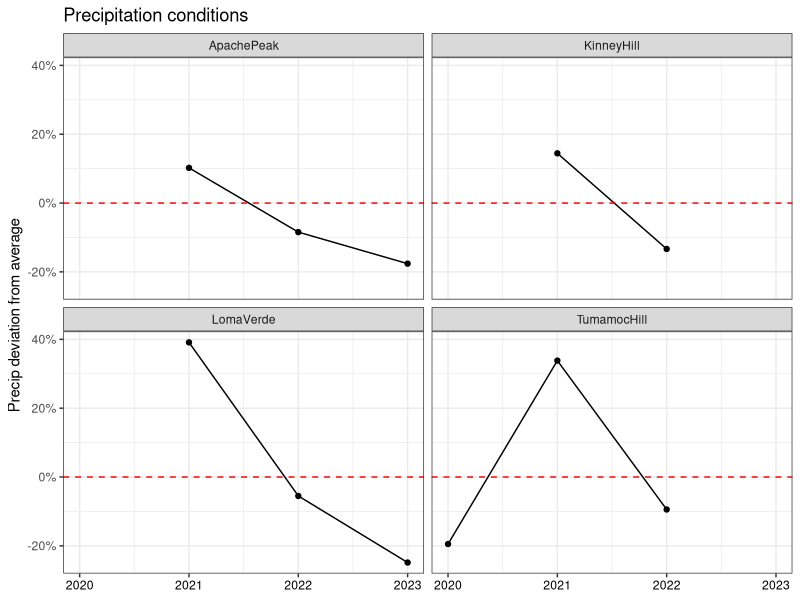
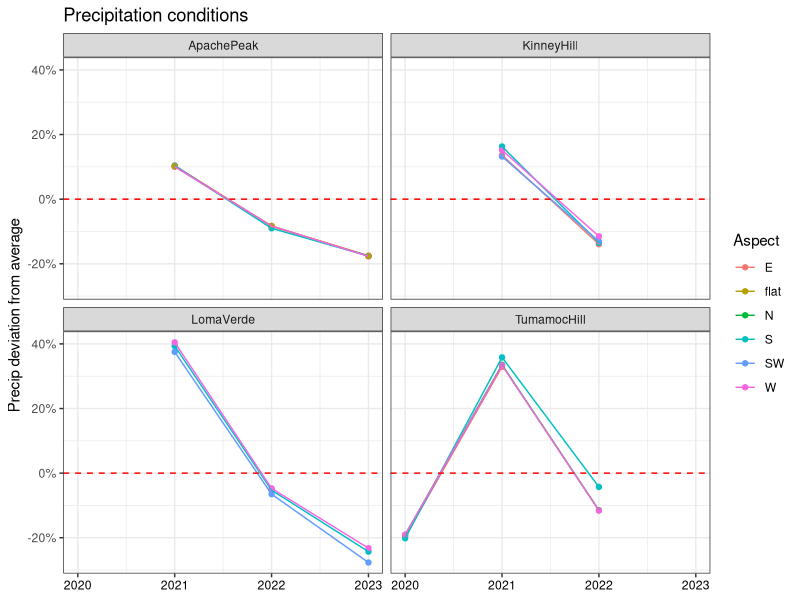
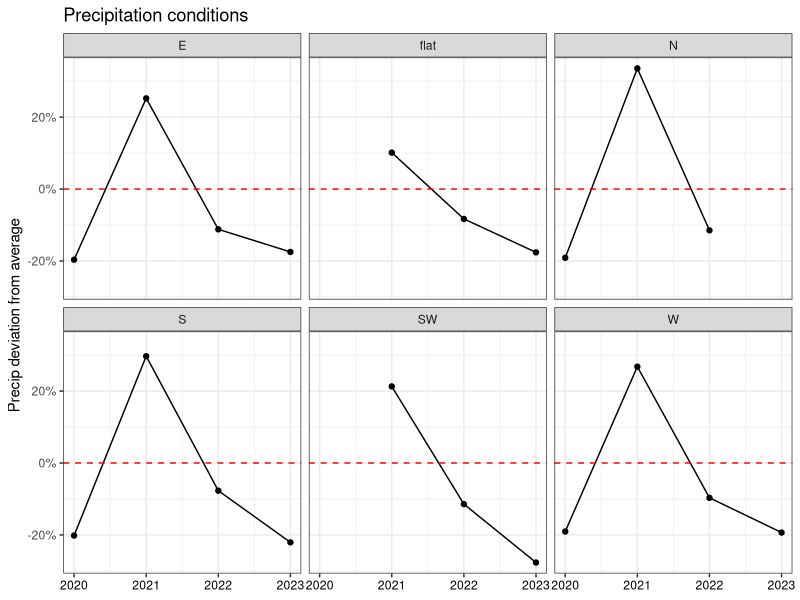
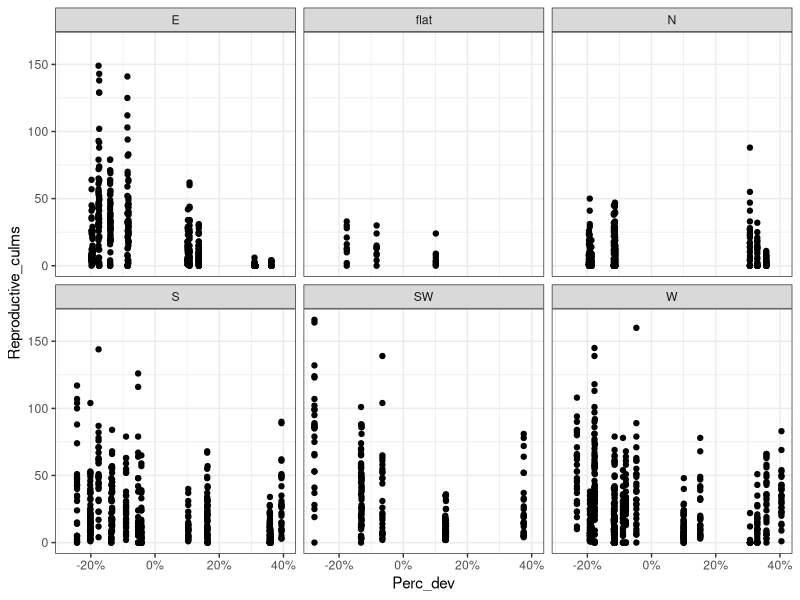
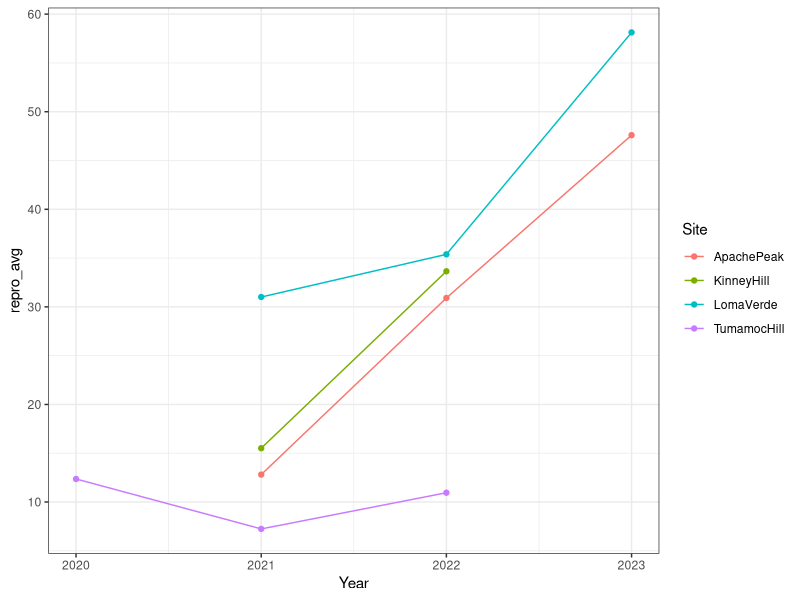
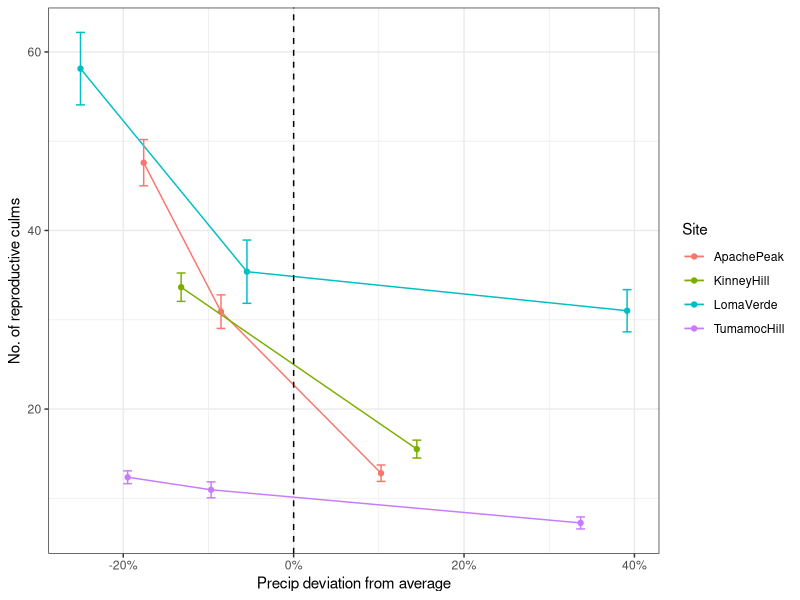
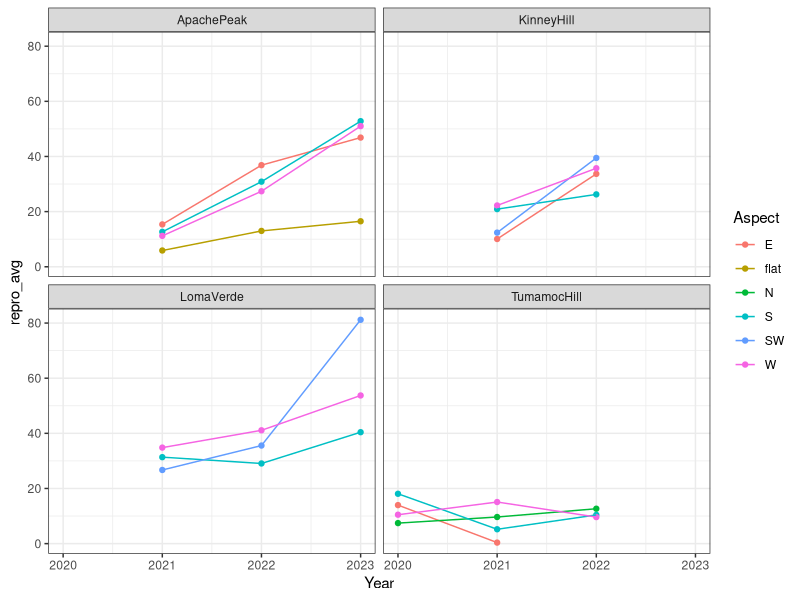
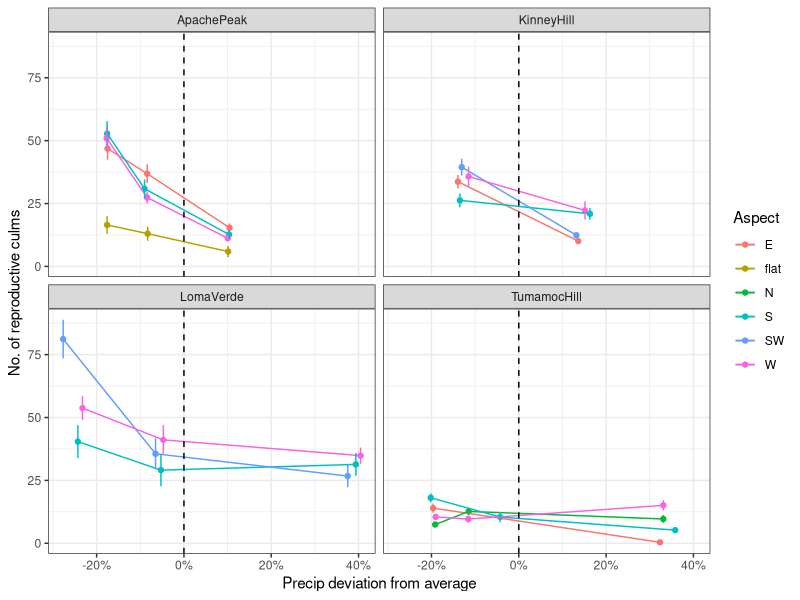

Write R code to recreate these figures, in order. (Note: this script raises an error after producing the figures.)
# Created: 2024-09-23
# Updated: 2025-02-20

# Purpose: Graph culm, cover and density response to precip variation.

# Have to use average precip dev to represent each year, because the actual precip dev
#   is slightly different by sampling date.


library(readxl)
library(tidyverse)
library(scales)

# Load data ---------------------------------------------------------------

dat <- read_csv("data/cleaned/04_demography-data_clean.csv")


# Data wrangling ----------------------------------------------------------

# Create df of average and SE to make line graph for culm count
culm.avg.site <- dat |> 
  group_by(Year, StudyYear, Site) |> 
  summarise(repro_avg = mean(Reproductive_culms),
            repro_se = sd(Reproductive_culms) / sqrt(n()),
            total_avg = mean(Total_Live_Culms),
            total_se = sd(Total_Live_Culms) / sqrt(n()),
            Perc_dev_avg = mean(Perc_dev),
            .groups = "keep")

culm.avg.site.aspect <- dat |> 
  group_by(Year, StudyYear, Site, Aspect) |> 
  summarise(repro_avg = mean(Reproductive_culms),
            repro_se = sd(Reproductive_culms) / sqrt(n()),
            total_avg = mean(Total_Live_Culms),
            total_se = sd(Total_Live_Culms) / sqrt(n()),
            Perc_dev_avg = mean(Perc_dev),
            .groups = "keep")


# Separate out plot-level data
dat.plot <- dat |> 
  select(-Plant_ID, -Vegetative_culms, -Reproductive_culms, -Total_Live_Culms, -Longestleaflength_cm) |> 
  distinct(.keep_all = TRUE)

# Create df of average and SE to make line graph for density & cover
plot.avg.site <- dat.plot |> 
  group_by(Year, StudyYear, Site) |> 
  summarise(bgden_avg = mean(BGDensity),
            bgden_se = sd(BGDensity) / sqrt(n()),
            bgcov_avg = mean(BGCover),
            bgcov_se   = sd(BGCover) / sqrt(n()),
            shrub_avg = mean(ShrubCover),
            shrub_se = sd(ShrubCover) / sqrt(n()),
            forb_avg = mean(ForbCover),
            forb_se = sd(ForbCover) / sqrt(n()),
            ng_avg = mean(NGCover),
            ng_se = sd(NGCover) / sqrt(n()),
            Perc_dev_avg = mean(Perc_dev),
            .groups = "keep")

plot.avg.site.aspect <- dat.plot |> 
  group_by(Year, StudyYear, Site, Aspect) |> 
  summarise(bgden_avg = mean(BGDensity),
            bgden_se = sd(BGDensity) / sqrt(n()),
            bgcov_avg = mean(BGCover),
            bgcov_se   = sd(BGCover) / sqrt(n()),
            shrub_avg = mean(ShrubCover),
            shrub_se = sd(ShrubCover) / sqrt(n()),
            forb_avg = mean(ForbCover),
            forb_se = sd(ForbCover) / sqrt(n()),
            ng_avg = mean(NGCover),
            ng_se = sd(NGCover) / sqrt(n()),
            Perc_dev_avg = mean(Perc_dev),
            .groups = "keep")

plot.avg.aspect <- dat.plot |> 
  group_by(Year, Aspect) |> 
  summarise(bgden_avg = mean(BGDensity),
            bgden_se = sd(BGDensity) / sqrt(n()),
            bgcov_avg = mean(BGCover),
            bgcov_se   = sd(BGCover) / sqrt(n()),
            shrub_avg = mean(ShrubCover),
            shrub_se = sd(ShrubCover) / sqrt(n()),
            forb_avg = mean(ForbCover),
            forb_se = sd(ForbCover) / sqrt(n()),
            ng_avg = mean(NGCover),
            ng_se = sd(NGCover) / sqrt(n()),
            Perc_dev_avg = mean(Perc_dev),
            .groups = "keep")



# Precip deviation --------------------------------------------------------

precip.dev.site <- plot.avg.site |> 
  ggplot(aes(x = Year, y = Perc_dev_avg)) +
  geom_point() +
  geom_line() +
  facet_wrap(~Site) +
  ggtitle("Precipitation conditions") +
  xlab(NULL) +
  ylab("Precip deviation from average") +
  theme_bw() +
  scale_y_continuous(labels = percent) +
  geom_hline(yintercept = 0,
             linetype = "dashed",
             color = "red") +
  theme(axis.text.x = element_text(color = "black"))
precip.dev.site

plot.avg.site.aspect |> 
  ggplot(aes(x = Year, y = Perc_dev_avg, color = Aspect)) +
  geom_point() +
  geom_line() +
  facet_wrap(~Site) +
  ggtitle("Precipitation conditions") +
  xlab(NULL) +
  ylab("Precip deviation from average") +
  theme_bw() +
  scale_y_continuous(labels = percent) +
  geom_hline(yintercept = 0,
             linetype = "dashed",
             color = "red") +
  theme(axis.text.x = element_text(color = "black"))

precip.dev.aspect <- plot.avg.aspect |> 
  ggplot(aes(x = Year, y = Perc_dev_avg)) +
  geom_point() +
  geom_line() +
  facet_wrap(~Aspect) +
  ggtitle("Precipitation conditions") +
  xlab(NULL) +
  ylab("Precip deviation from average") +
  theme_bw() +
  scale_y_continuous(labels = percent) +
  geom_hline(yintercept = 0,
             linetype = "dashed",
             color = "red") +
  theme(axis.text.x = element_text(color = "black"))
precip.dev.aspect




# Reproductive culms ------------------------------------------------------

# By aspect (scatterplot, all obs)
dat |> 
  ggplot(aes(x = Perc_dev, y = Reproductive_culms)) +
  geom_point() +
  scale_x_continuous(labels = scales::percent) +
  facet_wrap(~Aspect) +
  theme_bw()

# By site (line graph)
culm.avg.site |> 
  ggplot(aes(x = Year, y = repro_avg, color = Site)) +
  geom_point() +
  geom_line() +
  theme_bw()
repro.site <- culm.avg.site |> 
  ggplot(aes(x = Perc_dev_avg, y = repro_avg, color = Site)) +
  geom_point() +
  geom_line() +
  geom_errorbar(aes(ymin = repro_avg - repro_se, ymax = repro_avg + repro_se)) +
  geom_vline(xintercept = 0, linetype = "dashed") +
  theme_bw() +
  scale_x_continuous(labels = scales::percent) +
  xlab("Precip deviation from average") +
  ylab("No. of reproductive culms")
repro.site

# By site and aspect (line graph)
culm.avg.site.aspect |> 
  ggplot(aes(x = Year, y = repro_avg, color = Aspect)) +
  geom_point() +
  geom_line() +
  facet_wrap(~Site) +
  theme_bw()
culm.avg.site.aspect |> 
  ggplot(aes(x = Perc_dev_avg, y = repro_avg, color = Aspect)) +
  geom_point() +
  geom_line() +
  geom_errorbar(aes(ymin = repro_avg - repro_se, ymax = repro_avg + repro_se)) +
  geom_vline(xintercept = 0, linetype = "dashed") +
  theme_bw() +
  facet_wrap(~Site) +
  scale_x_continuous(labels = scales::percent) +
  xlab("Precip deviation from average") +
  ylab("No. of reproductive culms")





# Total culms -------------------------------------------------------------

# By aspect (scatterplot, all obs)
dat |> 
  ggplot(aes(x = Perc_dev, y = Total_Live_Culms)) +
  geom_point() +
  scale_x_continuous(labels = scales::percent) +
  facet_wrap(~Aspect) +
  theme_bw()

# By site (line graph)
culm.avg.site |> 
  ggplot(aes(x = Year, y = total_avg, color = Site)) +
  geom_point() +
  geom_line() +
  theme_bw()
total.site <- culm.avg.site |> 
  ggplot(aes(x = Perc_dev_avg, y = total_avg, color = Site)) +
  geom_point() +
  geom_line() +
  geom_errorbar(aes(ymin = total_avg - total_se, ymax = total_avg + total_se)) +
  geom_vline(xintercept = 0, linetype = "dashed") +
  theme_bw() +
  scale_x_continuous(labels = scales::percent) +
  xlab("Precip deviation from average") +
  ylab("Total number of culms")
total.site

# By site and aspect (line graph)
culm.avg.site.aspect |> 
  ggplot(aes(x = Year, y = total_avg, color = Aspect)) +
  geom_point() +
  geom_line() +
  facet_wrap(~Site) +
  theme_bw()
culm.avg.site.aspect |> 
  ggplot(aes(x = Perc_dev_avg, y = total_avg, color = Aspect)) +
  geom_point() +
  geom_line() +
  geom_errorbar(aes(ymin = total_avg - total_se, ymax = total_avg + total_se)) +
  geom_vline(xintercept = 0, linetype = "dashed") +
  theme_bw() +
  facet_wrap(~Site) +
  scale_x_continuous(labels = scales::percent) +
  xlab("Precip deviation from average") +
  ylab("Total number of culms")



# Buffelgrass density -----------------------------------------------------

# By site (line graph)
plot.avg.site |> 
  ggplot(aes(x = Year, y = bgden_avg, color = Site)) +
  geom_point() +
  geom_line() +
  theme_bw()
bgden.site <- plot.avg.site |> 
  ggplot(aes(x = Perc_dev_avg, y = bgden_avg, color = Site)) +
  geom_point() +
  geom_line() +
  geom_errorbar(aes(ymin = bgden_avg - bgden_se, ymax = bgden_avg + bgden_se)) +
  geom_vline(xintercept = 0, linetype = "dashed") +
  theme_bw() +
  scale_x_continuous(labels = scales::percent) +
  labs(x = "Precip deviation from average",
       y = expression(paste("Density (individuals /  ", m^2, ")"))) 
bgden.site

# By site and aspect (line graph)
plot.avg.site.aspect |> 
  ggplot(aes(x = Year, y = bgden_avg, color = Aspect)) +
  geom_point() +
  geom_line() +
  facet_wrap(~Site) +
  theme_bw()
plot.avg.site.aspect |> 
  ggplot(aes(x = Perc_dev_avg, y = bgden_avg, color = Aspect)) +
  geom_point() +
  geom_line() +
  geom_errorbar(aes(ymin = bgden_avg - bgden_se, ymax = bgden_avg + bgden_se)) +
  geom_vline(xintercept = 0, linetype = "dashed") +
  theme_bw() +
  facet_wrap(~Site) +
  scale_x_continuous(labels = scales::percent) +
  labs(x = "Precip deviation from average",
       y = expression(paste("Density (individuals /  ", m^2, ")"))) 


# Buffelgrass cover -------------------------------------------------------

plot.avg.site |> 
  ggplot(aes(x = Year, y = bgcov_avg, color = Site)) +
  geom_point() +
  geom_line() +
  theme_bw()
bgcov.site <- plot.avg.site |> 
  ggplot(aes(x = Perc_dev_avg, y = bgcov_avg, color = Site)) +
  geom_point() +
  geom_line() +
  geom_errorbar(aes(ymin = bgcov_avg - bgcov_se, ymax = bgcov_avg + bgcov_se)) +
  geom_vline(xintercept = 0, linetype = "dashed") +
  theme_bw() +
  scale_x_continuous(labels = scales::percent) +
  xlab("Precip deviation from average") +
  ylab("Buffelgrass cover (%)")
bgcov.site

# By site and aspect (line graph)
plot.avg.site.aspect |> 
  ggplot(aes(x = Year, y = bgcov_avg, color = Aspect)) +
  geom_point() +
  geom_line() +
  facet_wrap(~Site) +
  theme_bw()
plot.avg.site.aspect |> 
  ggplot(aes(x = Perc_dev_avg, y = bgcov_avg, color = Aspect)) +
  geom_point() +
  geom_line() +
  geom_errorbar(aes(ymin = bgcov_avg - bgcov_se, ymax = bgcov_avg + bgcov_se)) +
  geom_vline(xintercept = 0, linetype = "dashed") +
  theme_bw() +
  facet_wrap(~Site) +
  scale_x_continuous(labels = scales::percent) +
  xlab("Precip deviation from average") +
  ylab("Buffelgrass cover")    


# Shrub cover -------------------------------------------------------------

plot.avg.site |> 
  ggplot(aes(x = Year, y = shrub_avg, color = Site)) +
  geom_point() +
  geom_line() +
  theme_bw()
plot.avg.site |> 
  ggplot(aes(x = Perc_dev_avg, y = shrub_avg, color = Site)) +
  geom_point() +
  geom_line() +
  geom_errorbar(aes(ymin = shrub_avg - shrub_se, ymax = shrub_avg + shrub_se)) +
  geom_vline(xintercept = 0, linetype = "dashed") +
  theme_bw() +
  scale_x_continuous(labels = scales::percent) +
  xlab("Precip deviation from average") +
  ylab("Shrub cover (%)")

# By site and aspect (line graph)
plot.avg.site.aspect |> 
  ggplot(aes(x = Year, y = shrub_avg, color = Aspect)) +
  geom_point() +
  geom_line() +
  facet_wrap(~Site) +
  theme_bw()
plot.avg.site.aspect |> 
  ggplot(aes(x = Perc_dev_avg, y = shrub_avg, color = Aspect)) +
  geom_point() +
  geom_line() +
  geom_errorbar(aes(ymin = shrub_avg - shrub_se, ymax = shrub_avg + shrub_se)) +
  geom_vline(xintercept = 0, linetype = "dashed") +
  theme_bw() +
  facet_wrap(~Site) +
  scale_x_continuous(labels = scales::percent) +
  xlab("Precip deviation from average") +
  ylab("Shrub cover (%)")    



# Forb cover --------------------------------------------------------------

plot.avg.site |> 
  ggplot(aes(x = Year, y = forb_avg, color = Site)) +
  geom_point() +
  geom_line() +
  theme_bw()
plot.avg.site |> 
  ggplot(aes(x = Perc_dev_avg, y = forb_avg, color = Site)) +
  geom_point() +
  geom_line() +
  geom_errorbar(aes(ymin = forb_avg - forb_se, ymax = forb_avg + forb_se)) +
  geom_vline(xintercept = 0, linetype = "dashed") +
  theme_bw() +
  scale_x_continuous(labels = scales::percent) +
  xlab("Precip deviation from average") +
  ylab("Forb cover (%)")

# By site and aspect (line graph)
plot.avg.site.aspect |> 
  ggplot(aes(x = Year, y = forb_avg, color = Aspect)) +
  geom_point() +
  geom_line() +
  facet_wrap(~Site) +
  theme_bw()
plot.avg.site.aspect |> 
  ggplot(aes(x = Perc_dev_avg, y = forb_avg, color = Aspect)) +
  geom_point() +
  geom_line() +
  geom_errorbar(aes(ymin = forb_avg - forb_se, ymax = forb_avg + forb_se)) +
  geom_vline(xintercept = 0, linetype = "dashed") +
  theme_bw() +
  facet_wrap(~Site) +
  scale_x_continuous(labels = scales::percent) +
  xlab("Precip deviation from average") +
  ylab("Forb cover (%)")    


# Native grass cover ------------------------------------------------------

plot.avg.site |> 
  ggplot(aes(x = Year, y = ng_avg, color = Site)) +
  geom_point() +
  geom_line() +
  theme_bw()
plot.avg.site |> 
  ggplot(aes(x = Perc_dev_avg, y = ng_avg, color = Site)) +
  geom_point() +
  geom_line() +
  geom_errorbar(aes(ymin = ng_avg - ng_se, ymax = ng_avg + ng_se)) +
  geom_vline(xintercept = 0, linetype = "dashed") +
  theme_bw() +
  scale_x_continuous(labels = scales::percent) +
  xlab("Precip deviation from average") +
  ylab("Native grass cover (%)")

# By site and aspect (line graph)
plot.avg.site.aspect |> 
  ggplot(aes(x = Year, y = ng_avg, color = Aspect)) +
  geom_point() +
  geom_line() +
  facet_wrap(~Site) +
  theme_bw()
plot.avg.site.aspect |> 
  ggplot(aes(x = Perc_dev_avg, y = ng_avg, color = Aspect)) +
  geom_point() +
  geom_line() +
  geom_errorbar(aes(ymin = ng_avg - ng_se, ymax = ng_avg + ng_se)) +
  geom_vline(xintercept = 0, linetype = "dashed") +
  theme_bw() +
  facet_wrap(~Site) +
  scale_x_continuous(labels = scales::percent) +
  xlab("Precip deviation from average") +
  ylab("Native grass cover (%)")  




# Write out draft figures -------------------------------------------------

tiff("figures/2025-02_draft-figures/Precip-deviation_site.tiff", units = "in", height = 5, width = 7, res = 150)
precip.dev.site
dev.off()

tiff("figures/2025-02_draft-figures/Precip-deviation_aspect.tiff", units = "in", height = 5, width = 7, res = 150)
precip.dev.aspect
dev.off()

tiff("figures/2025-02_draft-figures/Reproductive-culms_precip-dev-by-site.tiff", units = "in", height = 5, width = 6, res = 150)
repro.site
dev.off()

tiff("figures/2025-02_draft-figures/Total-culms_precip-dev-by-site.tiff", units = "in", height = 5, width = 6, res = 150)
total.site
dev.off()

tiff("figures/2025-02_draft-figures/BG-density_precip-dev-by-site.tiff", units = "in", height = 5, width = 6, res = 150)
bgden.site
dev.off()

tiff("figures/2025-02_draft-figures/BG-cover_precip-dev-by-site.tiff", units = "in", height = 5, width = 6, res = 150)
bgcov.site
dev.off()


save.image("RData/05_draft-figs.RData")
